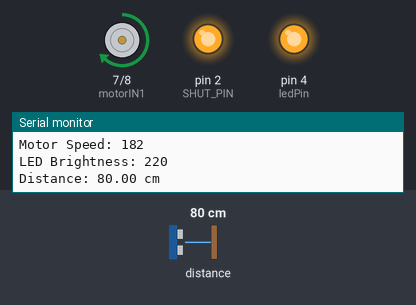
Simulated run of this sketch. Board: Arduino Uno, built with avr-gcc and run on an emulated ATmega328P. Parts: motor-driver pin pairs drawn as motors (green arrow = first pin HIGH = forward, orange = second pin HIGH = backward, longer = more drive, scaled by the enable pin), output pins drawn as LEDs (lit = HIGH), the last lines printed to the serial monitor. Wiring (inferred from the names in the program): VL53L0X range finder at I2C address 0x29. The inputs (shaded band) are chosen by the test bench; at power-on: distance to the obstacle 80 cm. The audio player accepts every command and is not drawn.

Above: at 4.0 s.
4.1 s: distance to the obstacle set to 2 cm
At 5.4 s:
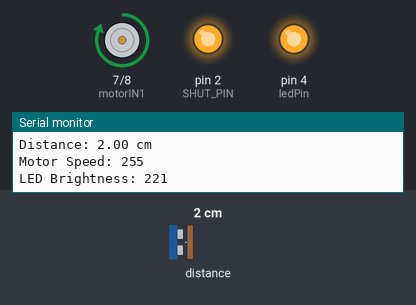
5.8 s: distance to the obstacle set to 120 cm
At 6.4 s:
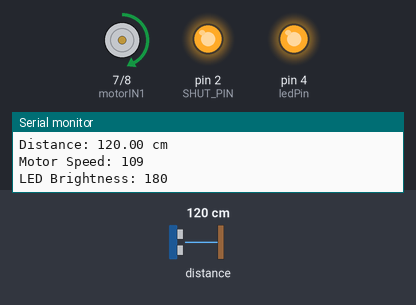
7.6 s: distance to the obstacle set to 124 cm
At 8.2 s:
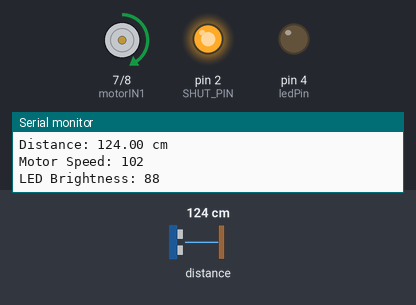
9.4 s: distance to the obstacle set to 250 cm
At 10.6 s:
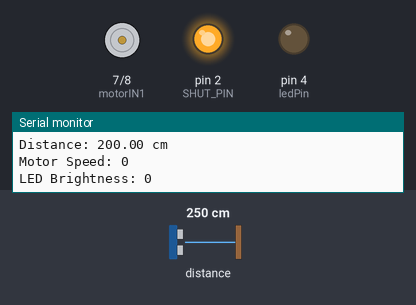
11.1 s: distance to the obstacle set to 182 cm
12.6 s: distance to the obstacle set to 174 cm
At 14.2 s:
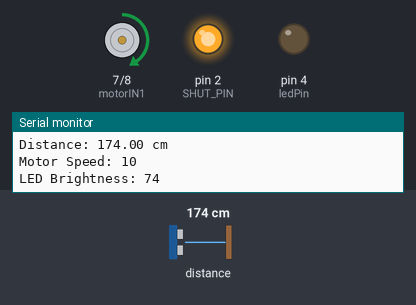
Timing chart, 0 to 15.3 s (numbered marks = the images above; inputs shaded):
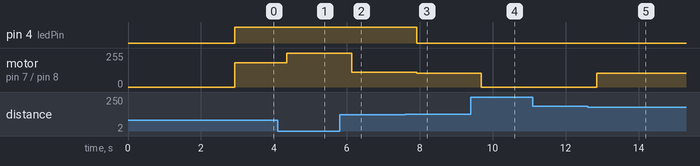

The sketch:

3.ino
```cpp
#include "Wire.h"
#include "Arduino.h"
#include "DFRobotDFPlayerMini.h"

// VL53L0X配置参数
#define VL53L0X_ADDRESS 0x29     // VL53L0X默认I2C地址
#define SHUT_PIN 2               // SHUT引脚连接到数字引脚2
#define INT_PIN 3                // INT引脚连接到数字引脚3

// VL53L0X寄存器定义
#define VL53L0X_REG_IDENTIFICATION_MODEL_ID         0xC0
#define VL53L0X_REG_IDENTIFICATION_REVISION_ID      0xC2
#define VL53L0X_REG_PRE_RANGE_CONFIG_VCSEL_PERIOD   0x50
#define VL53L0X_REG_FINAL_RANGE_CONFIG_VCSEL_PERIOD 0x70
#define VL53L0X_REG_SYSRANGE_START                  0x00
#define VL53L0X_REG_RESULT_INTERRUPT_STATUS         0x13
#define VL53L0X_REG_RESULT_RANGE_STATUS             0x14

// 全局配置变量
uint8_t i2c_addr = VL53L0X_ADDRESS;  // 芯片地址，默认0x29
bool debug = false;                  // 调试模式，默认false
TwoWire* i2c_bus = &Wire;           // I2C总线，默认Wire
uint8_t vl_config = 0;              // 传感器配置，默认0（使用默认值）

// 控制系统引脚定义
const int motorENA = 9;
const int motorIN1 = 7;
const int motorIN2 = 8;
const int ledPin = 4;  // 改为引脚4，避免与INT_PIN冲突

#include <SoftwareSerial.h>
SoftwareSerial mySoftwareSerial(12, 13); // RX, TX
DFRobotDFPlayerMini myDFPlayer;

// 距离设置
const int MAX_DISTANCE = 200;  // 200cm
const int MIN_DISTANCE = 2;    // 2cm

// 音频文件映射
const int AUDIO_FILE_1 = 1; // 40-60cm
const int AUDIO_FILE_2 = 2; // 30-40cm
const int AUDIO_FILE_3 = 3; // 20-30cm
const int AUDIO_FILE_4 = 4; // 10-20cm
const int AUDIO_FILE_5 = 5; // 0-10cm

// 音频控制变量
unsigned long lastPlayTime = 0;
const long playInterval = 1000;
unsigned long audioStartTime = 0;
const long audioDuration = 2000;
bool isAudioPlaying = false;

// 写入VL53L0X寄存器
void writeReg(uint8_t reg, uint8_t value) {
  i2c_bus->beginTransmission(i2c_addr);
  i2c_bus->write(reg);
  i2c_bus->write(value);
  i2c_bus->endTransmission();
}

// 读取VL53L0X寄存器
uint8_t readReg(uint8_t reg) {
  i2c_bus->beginTransmission(i2c_addr);
  i2c_bus->write(reg);
  i2c_bus->endTransmission();

  i2c_bus->requestFrom(i2c_addr, (uint8_t)1);
  if (i2c_bus->available()) {
    return i2c_bus->read();
  }
  return 0;
}

// 读取16位寄存器
uint16_t readReg16(uint8_t reg) {
  i2c_bus->beginTransmission(i2c_addr);
  i2c_bus->write(reg);
  i2c_bus->endTransmission();

  i2c_bus->requestFrom(i2c_addr, (uint8_t)2);
  if (i2c_bus->available() >= 2) {
    uint16_t value = i2c_bus->read() << 8;
    value |= i2c_bus->read();
    return value;
  }
  return 0;
}

void sensor_init(uint8_t addr = VL53L0X_ADDRESS, bool debug_mode = false, TwoWire* bus = &Wire, uint8_t config = 0) {
  // 设置配置参数
  i2c_addr = addr;
  debug = debug_mode;
  i2c_bus = bus;
  vl_config = config;

  // 配置引脚
  pinMode(SHUT_PIN, OUTPUT);
  pinMode(INT_PIN, INPUT);

  // 重置传感器
  digitalWrite(SHUT_PIN, LOW);
  delay(10);
  digitalWrite(SHUT_PIN, HIGH);
  delay(100);  // 等待传感器启动

  i2c_bus->begin();

  if (debug) {
    Serial.println("[DEBUG] VL53L0X初始化开始...");

    // 读取设备ID验证
    uint8_t model_id = readReg(VL53L0X_REG_IDENTIFICATION_MODEL_ID);
    uint8_t revision_id = readReg(VL53L0X_REG_IDENTIFICATION_REVISION_ID);

    Serial.print("[DEBUG] 设备ID: 0x");
    Serial.print(model_id, HEX);
    Serial.print(", 版本ID: 0x");
    Serial.println(revision_id, HEX);
  }

  // 简化的VL53L0X初始化
  if (debug) {
    Serial.println("[DEBUG] 开始简化初始化序列...");
  }

  // 基本的数据初始化
  writeReg(0x88, 0x00);
  writeReg(0x80, 0x01);
  writeReg(0xFF, 0x01);
  writeReg(0x00, 0x00);
  writeReg(0x91, 0x3C);
  writeReg(0x00, 0x01);
  writeReg(0xFF, 0x00);
  writeReg(0x80, 0x00);

  // 设置基本测量参数
  writeReg(0x09, 0x00);
  writeReg(0x10, 0x00);
  writeReg(0x11, 0x00);
  writeReg(0x24, 0x01);
  writeReg(0x25, 0xff);
  writeReg(0x75, 0x00);

  // 设置时序预算
  writeReg(0x01, 0x80);
  writeReg(0x02, 0x00);

  delay(200);

  if (debug) {
    Serial.println("[DEBUG] 简化初始化完成");
  }

  if (debug) {
    Serial.println("VL53L0X传感器初始化完成");
  } else {
    Serial.println("VL53L0X传感器初始化完成");
  }
}

// 启用传感器
void sensor_enable() {
  digitalWrite(SHUT_PIN, HIGH);
  delay(100);
  if (debug) {
    Serial.println("[DEBUG] 传感器已启用");
  } else {
    Serial.println("传感器已启用");
  }
}

// 关闭传感器
void sensor_disable() {
  digitalWrite(SHUT_PIN, LOW);
  if (debug) {
    Serial.println("[DEBUG] 传感器已关闭");
  } else {
    Serial.println("传感器已关闭");
  }
}

// 检查INT引脚状态（数据就绪信号）
bool is_data_ready() {
  return digitalRead(INT_PIN) == HIGH;
}

// I2C设备扫描函数
void scan_i2c_devices() {
  Serial.println("[DEBUG] 扫描I2C设备...");
  int device_count = 0;

  for (byte address = 1; address < 127; address++) {
    i2c_bus->beginTransmission(address);
    byte error = i2c_bus->endTransmission();

    if (error == 0) {
      Serial.print("[DEBUG] 发现I2C设备，地址: 0x");
      if (address < 16) Serial.print("0");
      Serial.println(address, HEX);
      device_count++;
    }
  }

  if (device_count == 0) {
    Serial.println("[DEBUG] 警告: 未发现任何I2C设备！");
  } else {
    Serial.print("[DEBUG] 总共发现 ");
    Serial.print(device_count);
    Serial.println(" 个I2C设备");
  }
}

// 测试传感器通信
bool test_sensor_communication() {
  Serial.println("[DEBUG] 测试传感器通信...");

  i2c_bus->beginTransmission(i2c_addr);
  byte error = i2c_bus->endTransmission();

  if (error == 0) {
    Serial.println("[DEBUG] 传感器通信正常");
    return true;
  } else {
    Serial.print("[DEBUG] 传感器通信失败，错误代码: ");
    Serial.println(error);
    return false;
  }
}

// 简单的测量函数
int simple_measurement() {
  if (debug) {
    Serial.println("[DEBUG] 执行简单测量");
  }

  // 方法1: 直接启动测量并等待
  writeReg(0x00, 0x01);  // 启动测量
  delay(50);             // 等待测量完成

  // 读取距离
  uint16_t distance = readReg16(0x1E);

  if (debug) {
    Serial.print("[DEBUG] 简单测量结果: ");
    Serial.println(distance);
  }

  return distance;
}

int get_distance() {
  // 使用已验证有效的简单测量方法
  writeReg(0x00, 0x01);  // 启动测量
  delay(50);             // 等待测量完成

  // 读取距离
  uint16_t distance = readReg16(0x1E);

  // 检查测量是否有效
  if (distance == 8191 || distance == 0) {
    return -1;  // 无效测量
  }

  return distance;
}

// 测量距离函数 (返回厘米，兼容控制系统)
float measureDistance() {
  int distance_mm = get_distance();

  if (distance_mm < 0) {
    return MAX_DISTANCE;  // 测量失败时返回最大距离
  }

  float distance_cm = distance_mm / 10.0;  // 转换为厘米

  if (distance_cm < MIN_DISTANCE || distance_cm > MAX_DISTANCE) {
    return MAX_DISTANCE;
  }

  return distance_cm;
}

void setup() {
  Serial.begin(9600);
  mySoftwareSerial.begin(9600);
  delay(1000);

  Serial.println(F("=== TOF200C 控制系统 ==="));
  Serial.println(F("Initializing DFPlayer Mini..."));

  if (!myDFPlayer.begin(mySoftwareSerial)) {
    Serial.println(F("DFPlayer Mini initialization failed!"));
    while (true);
  }
  Serial.println(F("DFPlayer Mini initialized."));

  myDFPlayer.volume(30);
  myDFPlayer.EQ(DFPLAYER_EQ_NORMAL);
  myDFPlayer.outputDevice(DFPLAYER_DEVICE_SD);

  // Test playback
  myDFPlayer.play(1);
  delay(1000);
  myDFPlayer.stop();

  // 初始化TOF200C传感器
  sensor_init(0x29, false, &Wire, 0);

  pinMode(motorENA, OUTPUT);
  pinMode(motorIN1, OUTPUT);
  pinMode(motorIN2, OUTPUT);
  pinMode(ledPin, OUTPUT);

  Serial.println(F("TOF200C Control System Started"));
  Serial.println("====================");
}

void loop() {
  float distance_cm = measureDistance();
  Serial.print(F("Distance: "));
  Serial.print(distance_cm);
  Serial.println(F(" cm"));

  // Motor speed control
  int motorSpeed;
  if (distance_cm < 40) {
    motorSpeed = 255;
  } else if (distance_cm > 180) {
    motorSpeed = 0;
  } else {
    motorSpeed = map(distance_cm, 180, 40, 0, 255);
    motorSpeed = constrain(motorSpeed, 0, 255);
  }

  digitalWrite(motorIN1, HIGH);
  digitalWrite(motorIN2, LOW);
  analogWrite(motorENA, motorSpeed);
  Serial.print(F("Motor Speed: "));
  Serial.println(motorSpeed);

  // LED brightness control
  int ledBrightness = 0;
  if (distance_cm > 180) {
    ledBrightness = 0;
  } else if (distance_cm >= 140) {
    ledBrightness = map(distance_cm, 140, 180, 40, 80);
    ledBrightness = constrain(ledBrightness, 40, 80);
  } else if (distance_cm > 120) {
    ledBrightness = map(distance_cm, 120, 140, 80, 120);
    ledBrightness = constrain(ledBrightness, 80, 120);
  } else if (distance_cm > 80) {
    ledBrightness = map(distance_cm, 80, 120, 120, 180);
    ledBrightness = constrain(ledBrightness, 120, 180);
  } else if (distance_cm > 40) {
    ledBrightness = map(distance_cm, 40, 80, 180, 220);
    ledBrightness = constrain(ledBrightness, 180, 220);
  } else {
    ledBrightness = map(distance_cm, 0, 40, 220, 255);
    ledBrightness = constrain(ledBrightness, 220, 255);
  }
  analogWrite(ledPin, ledBrightness);
  Serial.print(F("LED Brightness: "));
  Serial.println(ledBrightness);

  // Audio playback
  unsigned long currentMillis = millis();

  if (isAudioPlaying && (currentMillis - audioStartTime >= audioDuration)) {
    myDFPlayer.stop();
    isAudioPlaying = false;
    Serial.println(F("Audio stopped after 2s"));
  }

  if (!isAudioPlaying && (currentMillis - lastPlayTime > playInterval)) {
    bool played = false;
    if (distance_cm > 40 && distance_cm <= 60) {
      myDFPlayer.play(AUDIO_FILE_1);
      Serial.println(F("Playing Audio 1 (40-60cm)"));
      played = true;
    } else if (distance_cm > 30 && distance_cm <= 40) {
      myDFPlayer.play(AUDIO_FILE_2);
      Serial.println(F("Playing Audio 2 (30-40cm)"));
      played = true;
    } else if (distance_cm > 20 && distance_cm <= 30) {
      myDFPlayer.play(AUDIO_FILE_3);
      Serial.println(F("Playing Audio 3 (20-30cm)"));
      played = true;
    } else if (distance_cm > 10 && distance_cm <= 20) {
      myDFPlayer.play(AUDIO_FILE_4);
      Serial.println(F("Playing Audio 4 (10-20cm)"));
      played = true;
    } else if (distance_cm <= 10) {
      myDFPlayer.play(AUDIO_FILE_5);
      Serial.println(F("Playing Audio 5 (0-10cm)"));
      played = true;
    }

    if (played) {
      isAudioPlaying = true;
      audioStartTime = currentMillis;
      lastPlayTime = currentMillis;
    }
  }

  delay(300);
}
```

Measured:
- the behaviour switches between 120 and 121 cm on distance to the obstacle (found by bisection; images 2 and 3)
- the behaviour switches between 180 and 179 cm on distance to the obstacle (found by bisection; images 4 and 5)
- after the input at 4.1 s, motor on pin 7 (motorIN1) / pin 8 (motorIN2): forward 182/255 → forward 255/255 after 0.25 s
- after the input at 5.8 s, motor on pin 7 (motorIN1) / pin 8 (motorIN2): forward 255/255 → forward 109/255 after 0.34 s
- after the input at 7.6 s, pin 4 (ledPin): HIGH → LOW after 0.32 s; motor on pin 7 (motorIN1) / pin 8 (motorIN2): forward 109/255 → forward 102/255 after 0.32 s
- after the input at 9.4 s, motor on pin 7 (motorIN1) / pin 8 (motorIN2): forward 102/255 → stopped after 0.28 s
- after the input at 12.6 s, motor on pin 7 (motorIN1) / pin 8 (motorIN2): stopped → forward 102/255 after 0.25 s
